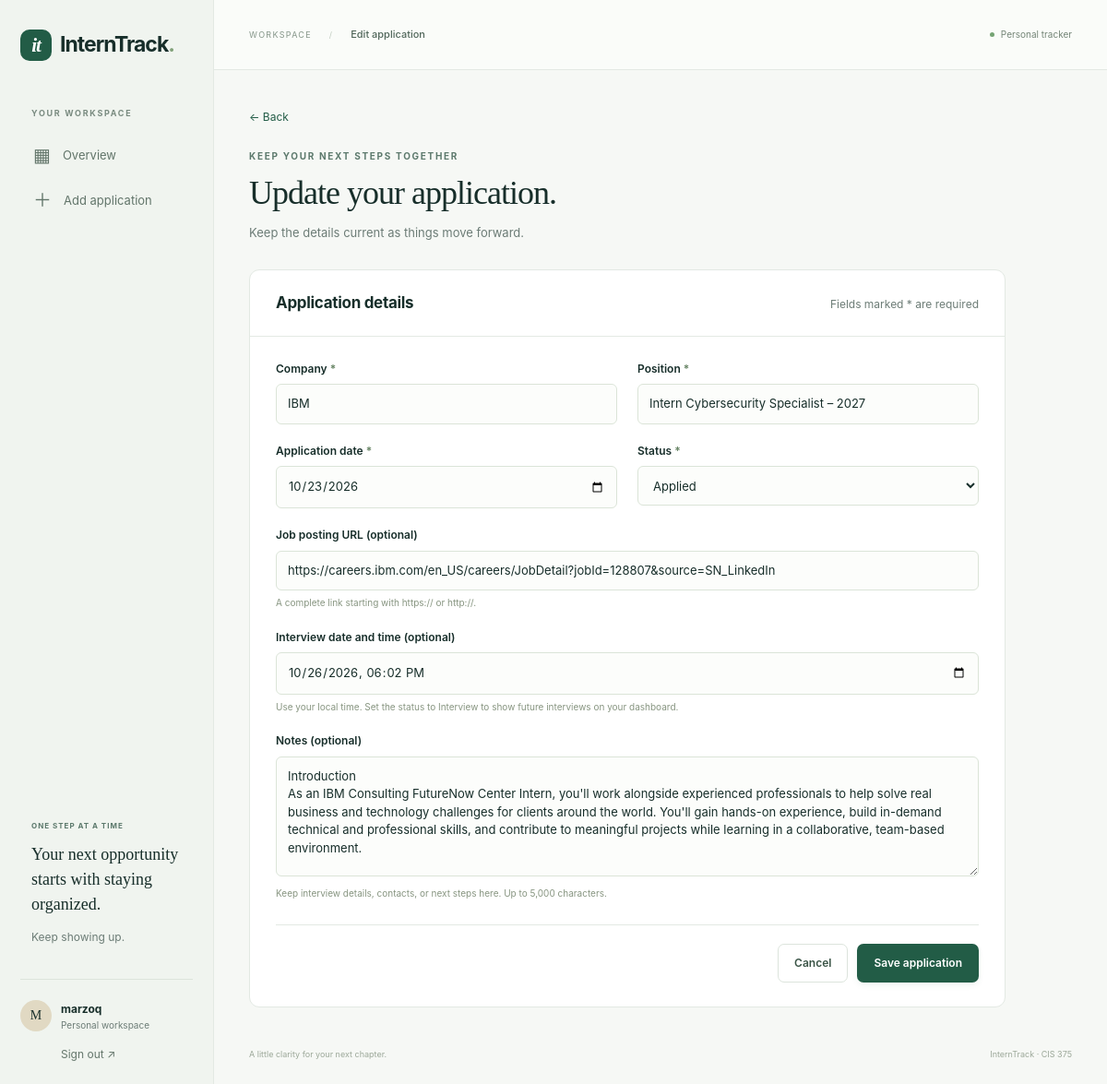
The app's page /applications/1/edit (signed in) with its own data.
### interntrack/models.py (models this page shows, shortened)
class User(UserMixin, db.Model):
    id = db.Column(db.Integer, primary_key=True)
    username = db.Column(db.String(40), nullable=False, unique=True)
    password_hash = db.Column(db.String(256), nullable=False)

class Application(db.Model):
    id = db.Column(db.Integer, primary_key=True)
    user_id = db.Column(db.Integer, db.ForeignKey('user.id'), nullable=False, index=True)
    company = db.Column(db.String(100), nullable=False)
    position = db.Column(db.String(150), nullable=False)
    applied_date = db.Column(db.Date, nullable=False)
    status = db.Column(db.String(20), nullable=False, default='Applied')
    job_url = db.Column(db.String(1000), nullable=False, default='')
    interview_datetime = db.Column(db.DateTime, nullable=True)
    notes = db.Column(db.Text, nullable=False, default='')
    created_at = db.Column(db.DateTime, nullable=False, default=datetime.now)
    __table_args__ = (db.CheckConstraint("status IN ('Applied','Interview','Offer','Rejected','Withdrawn')", name='valid_status'),)

### interntrack/routes.py (the view)
@main.route('/applications/<int:application_id>/edit', methods=['GET', 'POST'])
@login_required
def edit_application(application_id):
    application = owned_application(application_id)
    form = ApplicationForm(obj=application)
    if form.validate_on_submit():
        form.populate_obj(application)
        db.session.commit()
        flash('Changes saved.', 'success')
        return redirect(url_for('main.detail', application_id=application.id))
    return render_template('application_form.html', form=form, application=application)

### interntrack/forms.py
class ApplicationForm(FlaskForm):
    company = StringField('Company', filters=[strip], validators=[InputRequired(), Length(min=1, max=100)])
    position = StringField('Position', filters=[strip], validators=[InputRequired(), Length(min=1, max=150)])
    applied_date = DateField('Application date', validators=[InputRequired()], default=date.today)
    status = SelectField('Status', choices=[(s, s) for s in STATUSES], validators=[InputRequired()])
    job_url = StringField('Job posting URL (optional)', filters=[strip], validators=[Optional(), Length(max=1000), http_url])
    interview_datetime = DateTimeLocalField('Interview date and time (optional)', format='%Y-%m-%dT%H:%M', validators=[Optional()])
    notes = TextAreaField('Notes (optional)', filters=[strip], validators=[Optional(), Length(max=5000)])
    submit = SubmitField('Save application')

### interntrack/forms.py (called while the page is built)
def strip(value):
    return value.strip() if isinstance(value, str) else value

### interntrack/routes.py (called while the page is built)
def owned_application(application_id):
    return db.first_or_404(db.select(Application).where(Application.id == application_id, Application.user_id == current_user.id))

### interntrack/templates/application_form.html (shortened to what this page needs)
{% extends 'base.html' %}{% from 'macros.html' import field %}
{% block crumb %}{{ 'Edit' if application else 'New' }} application{% endblock %}
{% block content %}
<a class="back-link" href="{{ url_for('main.detail', application_id=application.id) if application else url_for('main.dashboard') }}">← Back</a>
<div class="page-heading"><div><span class="eyebrow">KEEP YOUR NEXT STEPS TOGETHER</span><h1>{{ 'Update your application.' if application else 'A new possibility.' }}</h1><p class="muted">{{ 'Keep the details current as things move forward.' if application else 'Add the details now. Follow the progress from here.' }}</p></div></div>
<section class="panel form-panel"><div class="panel-heading"><h2>Application details</h2><span class="small muted">Fields marked * are required</span></div><form method="post" novalidate>{{ form.hidden_tag() }}<div class="form-grid">{{ field(form.company) }}{{ field(form.position) }}{{ field(form.applied_date) }}{{ field(form.status) }}</div>{{ field(form.job_url, 'A complete link starting with https:// or http://.') }}{{ field(form.interview_datetime, 'Use your local time. Set the status to Interview to show future interviews on your dashboard.') }}{{ field(form.notes, 'Keep interview details, contacts, or next steps here. Up to 5,000 characters.') }}<div class="form-actions"><a class="button secondary" href="{{ url_for('main.detail', application_id=application.id) if application else url_for('main.dashboard') }}">Cancel</a>{{ form.submit(class_='button primary') }}</div></form></section>
{% endblock %}

### interntrack/templates/base.html (shortened to what this page needs)
<!doctype html>
<html lang="en">
<head>
  <link rel="stylesheet" href="{{ url_for('static', filename='style.css') }}">
</head>
<body>
{% if current_user.is_authenticated %}
<aside class="sidebar">
  <a class="brand" href="{{ url_for('main.dashboard') }}"><span class="brand-icon">it</span>InternTrack<span class="brand-dot">.</span></a>
  <span class="nav-caption">YOUR WORKSPACE</span>
  <nav aria-label="Main navigation">
    <a class="nav-item {{ 'active' if request.endpoint == 'main.dashboard' }}" href="{{ url_for('main.dashboard') }}"><span aria-hidden="true">▦</span> Overview</a>
    <a class="nav-item {{ 'active' if request.endpoint == 'main.create_application' }}" href="{{ url_for('main.create_application') }}"><span aria-hidden="true">＋</span> Add application</a>
  </nav>
  <div class="sidebar-note"><span class="eyebrow">ONE STEP AT A TIME</span><p>Your next opportunity<br>starts with staying organized.</p><span class="small muted">Keep showing up.</span></div>
  <div class="profile"><span class="avatar">{{ current_user.username[0]|upper }}</span><div><strong>{{ current_user.username }}</strong><span class="small muted">Personal workspace</span></div></div>
  <form action="{{ url_for('main.logout') }}" method="post" class="logout"><input type="hidden" name="csrf_token" value="{{ csrf_token() }}"><button class="text-button" type="submit">Sign out ↗</button></form>
</aside>
{% endif %}
<div class="{{ 'workspace' if current_user.is_authenticated else 'public-workspace' }}">
{% if current_user.is_authenticated %}<header class="topbar"><span>WORKSPACE <span class="crumb">/</span> <b>{% block crumb %}Overview{% endblock %}</b></span><span class="local-tag"><span></span> Personal tracker</span></header>{% endif %}
<main id="main" class="{{ 'content' if current_user.is_authenticated else '' }}">
  {% block content %}{% endblock %}
</main>
{% if current_user.is_authenticated %}<footer class="footer">A little clarity for your next chapter.<span>InternTrack · CIS 375</span></footer>{% endif %}
</div>
</body>
</html>

### interntrack/templates/macros.html (shortened to what this page needs)
{% macro field(f, hint='') %}
<div class="field {{ 'has-error' if f.errors }}">
  {{ f.label }}
  {% if f.errors %}{{ f(aria_invalid='true', aria_describedby=f.id ~ '-error') }}{% else %}{{ f() }}{% endif %}
  {% if hint %}<span class="field-hint">{{ hint }}</span>{% endif %}
</div>
{% endmacro %}

### records on screen
User: username "M", username "marzoq"
Application: company "IBM", position "Intern Cybersecurity Specialist – 2027", applied_date "10/23/2026", status "Applied", job_url "https://careers.ibm.com/en_US/careers/JobDetail?jobId=128807&source=SN_LinkedIn", interview_datetime "10/26/2026 18:02", notes "Introduction As an IBM Consulting FutureNow Center Intern, you'll work alongside experienced professionals to help solve real business and technology challenges for clients around the world. You'll gain hands-on experience, build in-demand technical and professional skills, and contribute to meaningful projects while learning in a collaborative, team-based environment."

### other values on screen
{{ 'Edit' if application else 'New' }} "Edit"
{{ 'Update your application.' if application else 'A new possibility.' }} "Update your application."
{{ f.label }} "Company Position Application date Status Job posting URL (optional) Interview date and time (optional) Notes (optional)"
